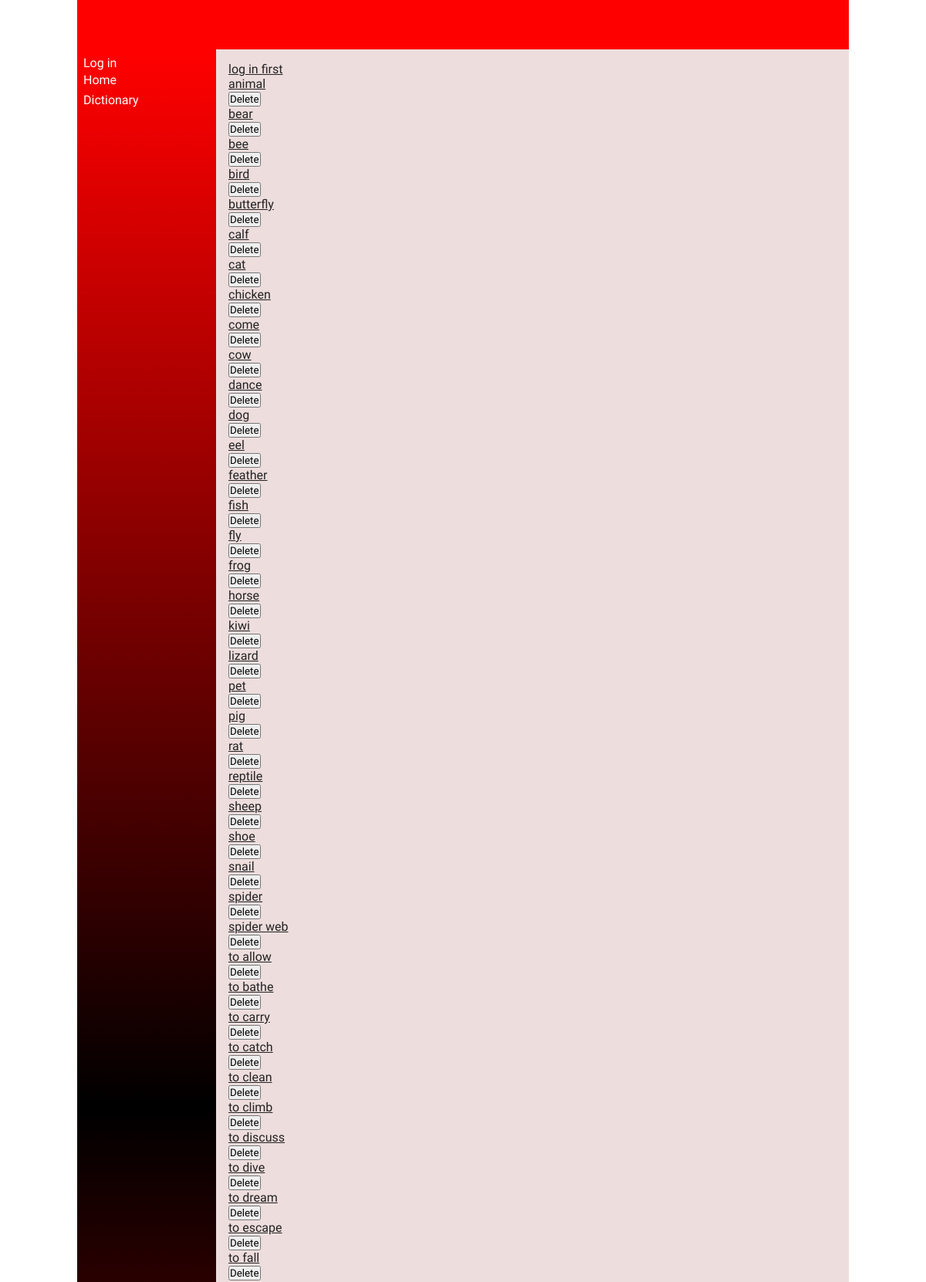
The page /dictionary (upper part) on the database its author committed.
### tables this page shows
CREATE TABLE "words"
(
    id         integer
        constraint words_pk
            primary key autoincrement,
    english    varchar(30),
    maori      varchar(30),
    definition varchar(200),
    level      integer,
    image      varchar(12),
    added_by   varchar(30),
    userid     integer
        references users,
    timestamp  DATETIME
);

### app.py (the view)
@app.route('/dictionary', methods = ['GET', 'POST'])
def render_dictionary():
    con = create_connection(DB_NAME)
    query = "SELECT english FROM words"
    cur = con.cursor()
    cur.execute(query)
    words_list = cur.fetchall()
    con.close()
    return render_template("dictionary.html", words= words_list, logged_in = is_logged_in())

### app.py (called while the page is built)
def is_logged_in():
    if session.get('email') is None:
        print('Not logged in')
        return False
    else:
        print('Logged in')
        return True

def create_connection(db_file):
   try:
       connection = sqlite3.connect(db_file)
       connection.execute('pragma foreign_keys=ON')
       return connection
   except Error as e:
       print(e)
   return None

### templates/dictionary.html (shortened to what this page needs)
{% extends "base.html" %}
{% block main %}
<div class = "button-group">
    {% if logged_in %}
    <a href = "/add_word"> Add new words</a>
    {% else %} <a href = "/login"> log in first</a>
    {% endif %}
</div>
<div id = "words">
{% for words in words %}
        <div class = "product-box">
            <ul><a href = "/words/{{words[0] }}"> {{words [0]}}</a> </ul>
      <form method="post" action="DeleteConfirm">
             <button type="submit" name="Delete_Word" value= {{words[0]}}>Delete</button>
    </form>
        {% endfor %}
</div>
{% endblock %}

### static/css/style.css (style rules this page uses)
* { font-family: Comfortaa, sans-serif; margin: 0; padding: 0; box-sizing: border-box; }
a { color: #222; }

### rows shown on the page
words: english "animal"
words: english "bear"
words: english "bee"
words: english "bird"
words: english "butterfly"
words: english "calf"
words: english "cat"
words: english "chicken"
words: english "come"
words: english "cow"
words: english "dance"
words: english "dog"
words: english "eel"
words: english "feather"
words: english "fish"
words: english "fly"
words: english "frog"
words: english "horse"
words: english "kiwi"
words: english "lizard"
words: english "pet"
words: english "pig"
words: english "rat"
words: english "reptile"
words: english "sheep"
words: english "shoe"
words: english "snail"
words: english "spider"
words: english "spider web"
words: english "to allow"
words: english "to bathe"
words: english "to carry"
words: english "to catch"
words: english "to clean"
words: english "to climb"
words: english "to discuss"
words: english "to dive"
words: english "to dream"
words: english "to escape"
words: english "to fall"
